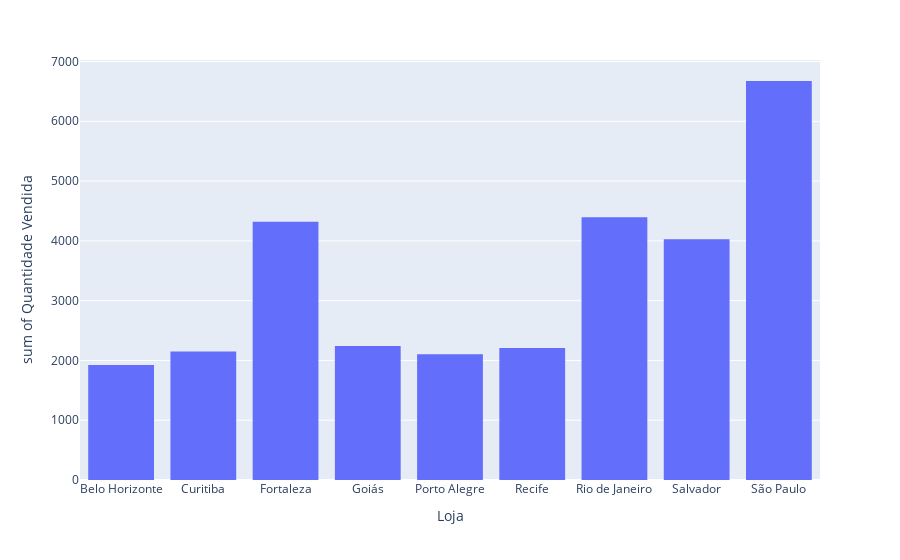

This figure's notebook cell:
### Code cell
grafico = px.histogram(t_Vendas,x= 'Loja',y='Quantidade Vendida')
grafico.show()

### Figure 1 — Plotly figure (JSON) as saved in the notebook; plotly's stock layout.template omitted (floating-point values rounded to 4 significant figures; data arrays with more than 128 entries replaced by an {"elided": "..."} marker saying what was removed)
{"data": [{"alignmentgroup": "True", "bingroup": "x", "histfunc": "sum", "hovertemplate": "Loja=%{x}<br>sum of Quantidade Vendida=%{y}<extra></extra>", "legendgroup": "", "marker": {"color": "#636efa", "pattern": {"shape": ""}}, "name": "", "offsetgroup": "", "orientation": "v", "showlegend": false, "type": "histogram", "x": {"elided": "9999 str values"}, "xaxis": "x", "y": {"elided": "9999 int values"}, "yaxis": "y"}], "layout": {"autosize": true, "barmode": "relative", "legend": {"tracegroupgap": 0}, "margin": {"t": 60}, "xaxis": {"anchor": "y", "autorange": true, "domain": [0, 1], "range": [-0.5, 8.5], "title": {"text": "Loja"}, "type": "category"}, "yaxis": {"anchor": "x", "autorange": true, "domain": [0, 1], "range": [0, 7025.0], "title": {"text": "sum of Quantidade Vendida"}, "type": "linear"}}}
